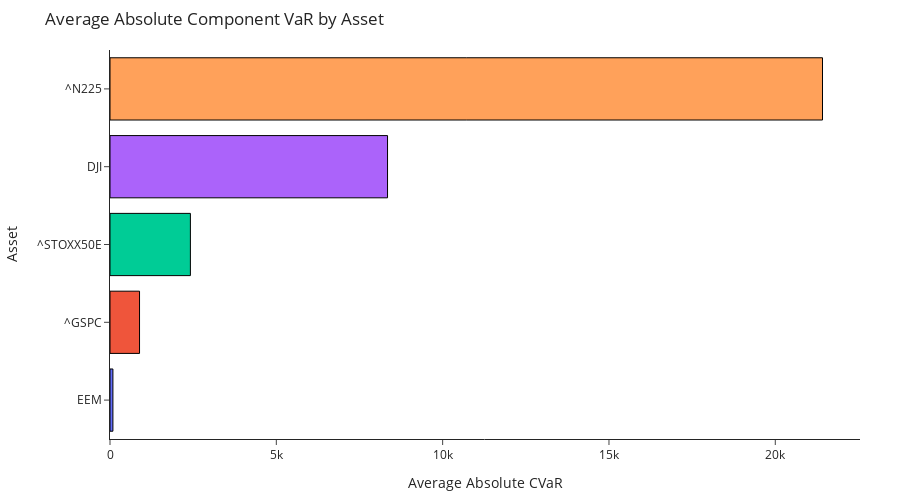

The notebook cell saved with this chart:
### Code cell
InteractivePlots.interactive_plot_risk_contribution_bar(component_df)

### Figure 1 — Plotly figure (JSON) as saved in the notebook; plotly's stock layout.template omitted (floating-point values rounded to 4 significant figures)
{"data": [{"customdata": [0.2644, 2.678, 7.29, 25.16, 64.6], "hovertemplate": "%{y}<br>Average Absolute CVaR = %{x:.2f}<br>% Contribution = %{customdata:.2f}%<extra></extra>", "marker": {"color": ["#636EFA", "#EF553B", "#00CC96", "#AB63FA", "#FFA15A"], "line": {"color": "black", "width": 1}}, "name": "Average Component VaR", "orientation": "h", "type": "bar", "x": [87.67, 887.9, 2417.0, 8343.0, 21420.0], "y": ["EEM", "^GSPC", "^STOXX50E", "DJI", "^N225"]}], "layout": {"height": 500, "margin": {"b": 50, "l": 80, "r": 40, "t": 50}, "showlegend": false, "title": {"text": "Average Absolute Component VaR by Asset"}, "xaxis": {"title": {"text": "Average Absolute CVaR"}}, "yaxis": {"title": {"text": "Asset"}}}}
